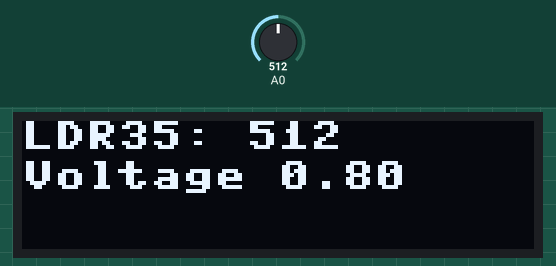
A program run on a simulated ESP8266 board running MicroPython. Parts: 128×32 one-colour display. The inputs (shaded band) are chosen by the test bench; at power-on: A0 = 512 (analog values on the 0–1023 scale). What the program prints to the serial console is not drawn.

Above: at 1.2 s.
1.3 s: A0 set to 716
At 2.9 s:
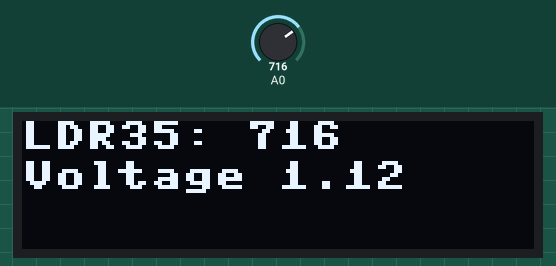
3.7 s: A0 set to 900
At 5.5 s:
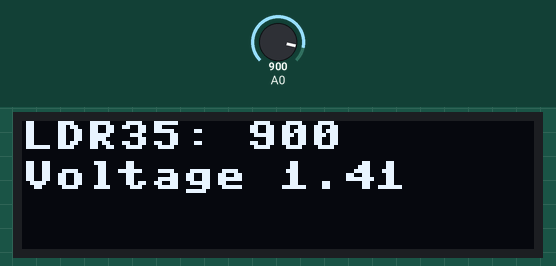
5.8 s: A0 set to 1023
At 7.2 s:
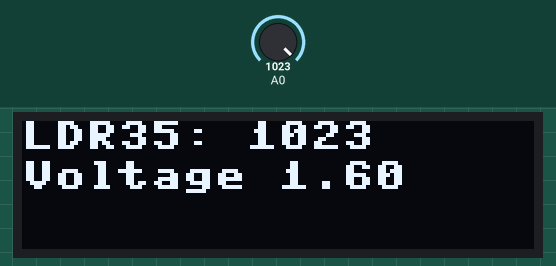
Timing chart, 0 to 8.8 s (numbered marks = the images above; inputs shaded):
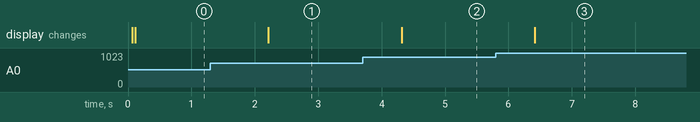

The program:

ldr_oled.py
```python
''' LDR photocell sensor on OLED display
    2017-0805 PePo initial version
#'''
import machine, time
import ssd1306

import machine, time

_ADC_PIN = const(0)
_WARNING_LED_PIN = const(4)

# create ADC-object
adc = machine.ADC(_ADC_PIN)
#TEST: print('ADC reading:', adc.read())
led = machine.Pin(_WARNING_LED_PIN, machine.Pin.OUT)

# create i2c for display
i2c = machine.I2C(scl=machine.Pin(5), sda=machine.Pin(4), freq=100000)
print('i2c.scan: ', i2c.scan())   #[60]
# OLED screen dimensions
__WIDTH = const(128)
__HEIGHT = const(32)
oled = ssd1306.SSD1306_I2C(__WIDTH, __HEIGHT, i2c)

# alert ON and OFF
def alertOn():
    led.on()

def alertOff():
    led.off()

# Ucc = 1.6 volt
# Convert the analog reading (which goes from 0 - 1023) to a voltage (0 - Uref):
_UREF = 1.6 # Ucc in circuit
def adc2voltage(value):
    return value * (_UREF / 1023.0)

# run reading sensor, Ctrl-C to abort
#WERKT NIET: _TRESHOLD = const(500) # sensorvalue
_TRESHOLD = 0.7 # voltage
def run(dt=2.0):
    print('LDR demo on OLED')
    try:
        while True:
            oled.fill(0)  # clear screen
            reading = adc.read()
            voltage = adc2voltage(reading)
            print('Photocell reading {0}\tvoltage {1:0.1f}'.format(reading, voltage))
            oled.text('LDR35: {0} '.format(reading),0,0)
            oled.text('Voltage {0:0.2f}'.format(voltage),0,10)
            if voltage < _TRESHOLD:
                alertOn()
            else:
                alertOff()
            oled.show()
            time.sleep(dt) #wait > s, see datasheet
    except:
        print('Exception! Done')
run(1.0)
#run(5.0)
```

Measured:
- after the input at 1.3 s, the display: changes after 0.91 s (image 1)
- after the input at 3.7 s, the display: changes after 0.61 s (image 2)
- after the input at 5.8 s, the display: changes after 0.61 s (image 3)
